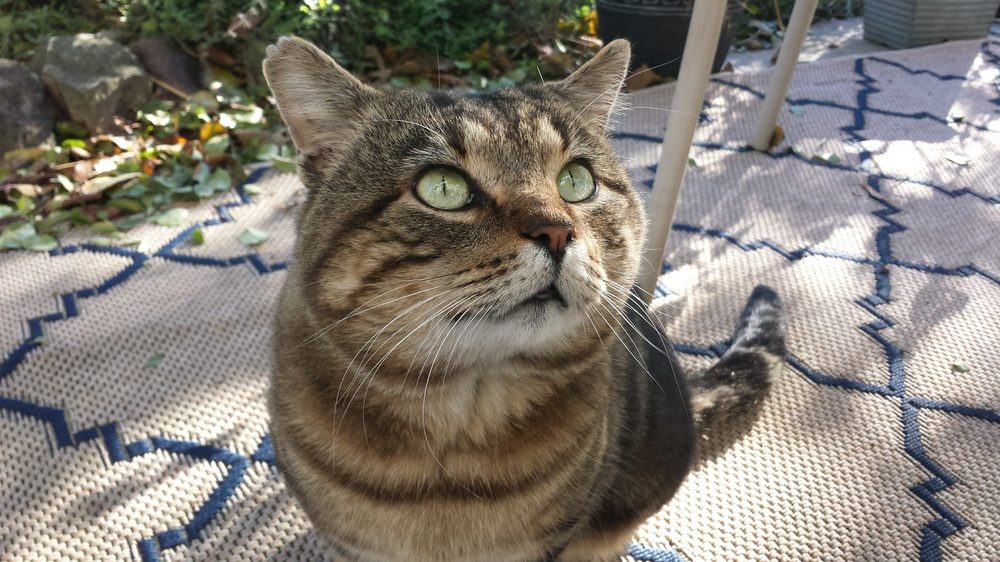
#> input picture assignments/assign3/borbor.jpg, 1000 x 562 px, shrunk from 4128 x 2322 before the run
$ python eng103_base3_new.py
#> lines starting #> are read from the running program, lines starting #| are printed output that depends on the picture
#> further down, My_Image is the input picture: PIL image 1000x562 RGB; mean R, G, B 130.4, 124.4, 115.7
import numpy as np
import matplotlib
from matplotlib import pyplot as plt
import PIL


# [26 lines left out: functions Modify_Image_Array, Rotate_And_Paste, not called in this run]

def Example_Rotate(Input):
	#######################################################
	############### DESCRIPTION ###########################
	# This function is a demonstration of rotating and pasting images
	# using functions from PIL directly.
	# The input image is manipulated and pasted onto a canvas several times.
	# Note that the canvas is larger than the input image.
	#######################################################

	#######################################################
	## Measure input image and make "Canvas" with 2x dimensions
	XDim, YDim = Input.size #Measure size of input image
#> XDim = 1000; YDim = 562
	Canvas = PIL.Image.new(mode='RGB', size = [XDim*2, YDim*2]) #create "canvas" with 2x dimensions
#> Canvas: PIL image 2000x1124 RGB; every value is 0
	# NOTE that you can change the size of the Canvas if you like.
	#######################################################
	#######################################################
	## Rotate and paste several copies of the input image.
	Rotated = Input.rotate(45) #Rotate 45 degrees
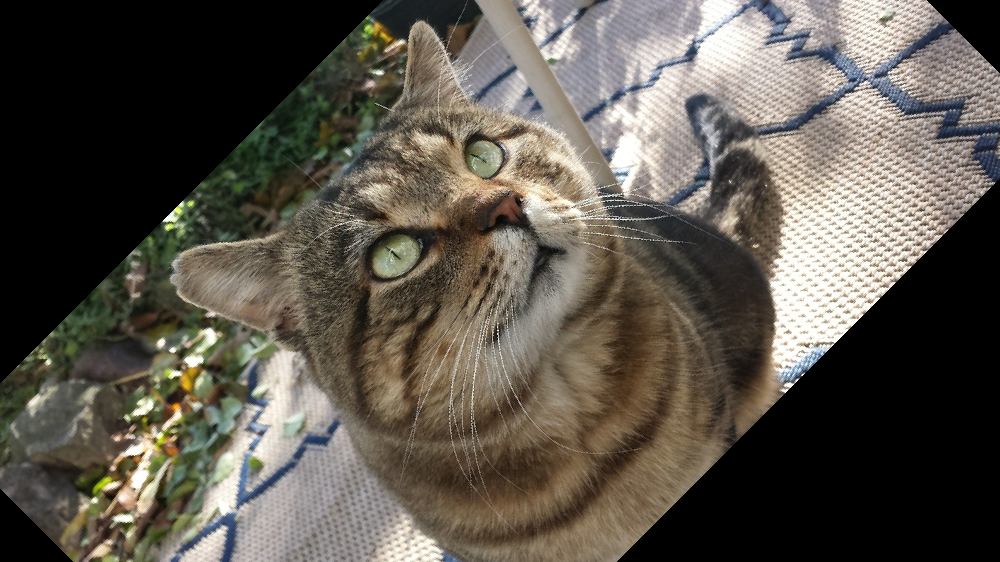
#> Rotated: PIL image 1000x562 RGB; mean R, G, B 91.1, 85.6, 76.4
	Canvas.paste(Rotated,  (0,0)) #Paste result at location (0,0).
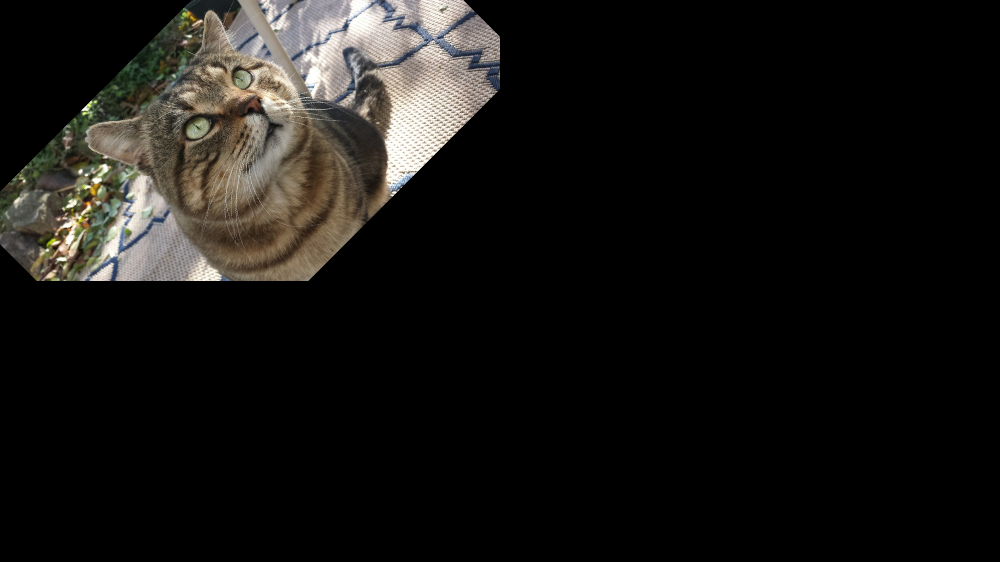
#> Canvas: PIL image 2000x1124 RGB (shown at 1/2 size); mean R, G, B 22.8, 21.4, 19.1
	Input2 = Input.resize((int(XDim/8), int(YDim/8)))
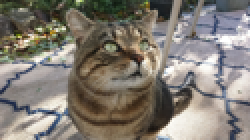
#> Input2: PIL image 125x70 RGB (shown 2 times larger); mean R, G, B 130.4, 124.4, 115.7
	Canvas.paste(Input2.rotate(45*-1), (XDim,0)) #Rotate and paste all in one line. Paste at middle of top edge.
	Canvas.paste(Input2.rotate(45*-3),  (0,YDim)) #Rotate 135 degrees and paste at middle of left edge
	Canvas.paste(Input2.rotate(45*3), (XDim,YDim)) #Rotate and paste to location (XDim, YDim), center of canvas.

	Canvas.paste(Input2.rotate(90*3), (int(XDim/2),0)) #Rotate and paste
	Canvas.paste(Input2.rotate(90*0), (int(XDim),int(YDim/2))) #Rotate and paste
	Canvas.paste(Input2.rotate(90*1), (int(XDim/2),int(YDim))) #Rotate and paste
	Canvas.paste(Input2.rotate(90*2), (0,int(YDim/2))) #Rotate and paste
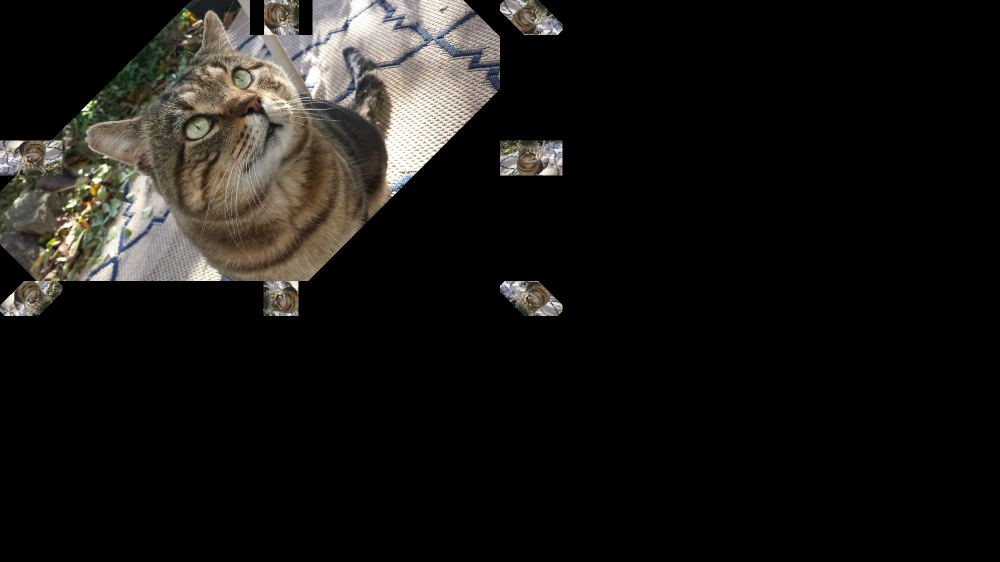
#> Canvas: PIL image 2000x1124 RGB (shown at 1/2 size); mean R, G, B 24.7, 23.1, 20.7


	#######################################################

	# Canvas = PIL.Image.blend(Canvas, Tiny, alpha=0.75)
	#######################################################
	## Overlay original image (transparent) on top of canvas -- just for fun
	Expanded = PIL.ImageOps.fit(Input, (XDim*2, YDim*2)) #Expand input to fit entire canvas
	Canvas = PIL.Image.blend(Canvas, Expanded, alpha=0.2) #Blend expanded input with the rest of the canvas
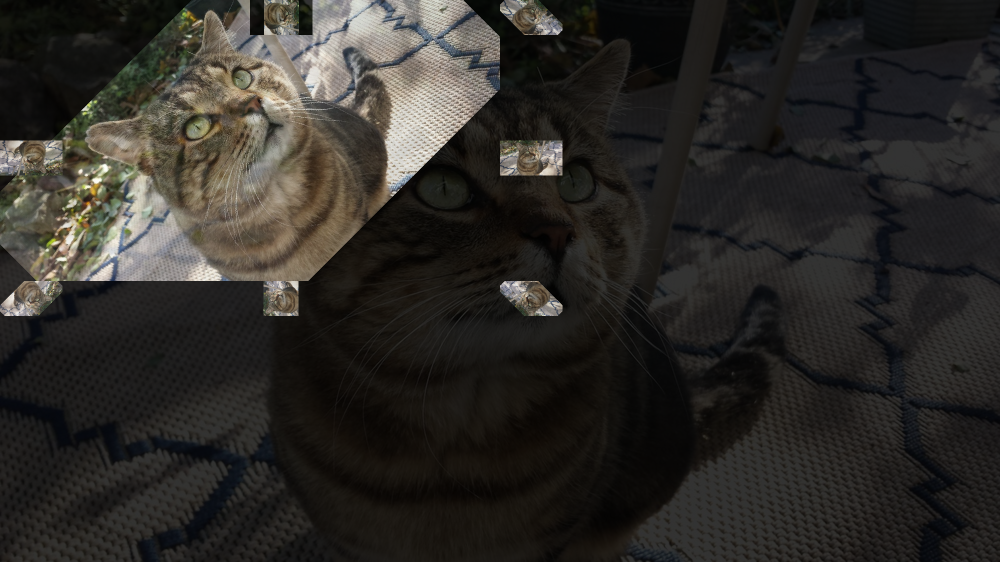
#> Canvas: PIL image 2000x1124 RGB (shown at 1/2 size); mean R, G, B 45.4, 43, 39.3
	#######################################################

	#######################################################
	## Display the results
	plt.imshow(Canvas) #Draw image in plot
	plt.show() #Show plot
	#######################################################
	return Canvas
# [107 lines left out: functions Example_Rotate_2, Example_Mirror, Example_All_Transforms, not called in this run]

if __name__ == '__main__':

	#######################################################
	## Define FileName -- The name of a file IN THE SAME FOLDER as this script.
	FileName = 'borbor.jpg'

	## Open Image, display/save results.
	My_Image = PIL.Image.open(FileName) #Open image file into memory (doesn't display the picture)
	plt.imshow(My_Image) # Draw image onto plot
	plt.show() #Show plot
	#######################################################

	#######################################################
	## Examples -- Uncomment these examples so that they run and show what sort of things
	# are possible. To see the code that produces those transforms, take a look at the
	# corresponding function above. Copy and paste as needed to make your own!

	# Example_All_Transforms(My_Image)
	Example_Rotate(My_Image) #uncomment me to see a rotation!
	#Example_Rotate_2(My_Image) #uncomment to see another rotation! (With no black space)
	#Example_Mirror(My_Image) #uncomment me to see a flip/mirror!
	#Modified = Modify_Image_Array(My_Image) #This is an example of modifying pixel values
	#######################################################

	#######################################################
	## EDIT HERE ##
	## Write some code here, or simply modify what you find in the given functions.
	#######################################################
